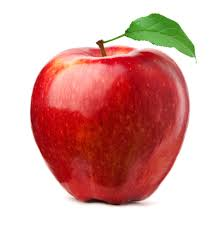
#> input picture input.jpg, 224 x 225 px, found by its file name
$ python app2.py
#> lines starting #> are read from the running program, lines starting #| are printed output that depends on the picture
#> further down, image is the input picture: shape (225, 224, 3); mean B, G, R 163.7, 168.2, 219.3
#sketch of and image with hue and saturation
import cv2
import numpy as np

def sketch(image):
    # Convert image to grayscale
    gray_image = cv2.cvtColor(image, cv2.COLOR_BGR2GRAY)
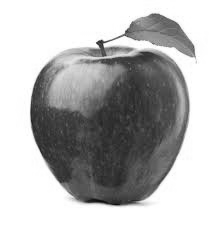
#> gray_image: shape (225, 224); min 12, max 255, mean 182.9

    # Invert the grayscale image
    inverted_gray_image = 255 - gray_image
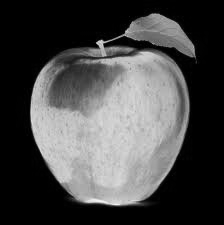
#> inverted_gray_image: shape (225, 224); min 0, max 243, mean 72.1

    # Apply Gaussian blur
    blurred_image = cv2.GaussianBlur(inverted_gray_image, (21, 21), 0)
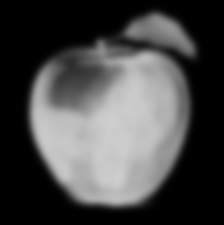
#> blurred_image: shape (225, 224); min 0, max 207, mean 72.1

    # Invert the blurred image
    inverted_blurred_image = 255 - blurred_image
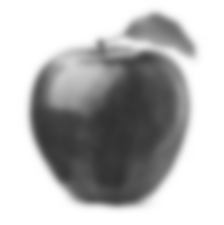
#> inverted_blurred_image: shape (225, 224); min 48, max 255, mean 182.9

    # Create the sketch image
    sketch_image = cv2.divide(gray_image, inverted_blurred_image, scale=256.0)
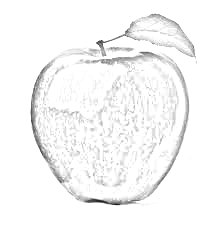
#> sketch_image: shape (225, 224); min 27, max 255, mean 246.8

    return sketch_image

# Load an image
image = cv2.imread("C:/xampp/htdocs/Image Processing Tool/uploads/input.jpg")

# Get the sketch of the image
sketch_image = sketch(image)

# Convert the sketch image to BGR color space
sketch_bgr = cv2.cvtColor(sketch_image, cv2.COLOR_GRAY2BGR)

# Convert the sketch image to HSV color space
hsv_sketch = cv2.cvtColor(sketch_bgr, cv2.COLOR_BGR2HSV)
#> hsv_sketch: shape (225, 224, 3); mean H, S, V 0, 0, 246.8

# Define the amount by which you want to increase the hue and saturation
hue_shift = 20  # Change this value to adjust the hue shift
saturation_scale = 1.5  # Change this value to adjust the saturation scale

# Shift the hue
hsv_sketch[:, :, 0] = (hsv_sketch[:, :, 0] + hue_shift) % 180
#> hsv_sketch: shape (225, 224, 3); mean H, S, V 20, 0, 246.8

# Scale the saturation
hsv_sketch[:, :, 1] = np.clip(hsv_sketch[:, :, 1] * saturation_scale, 0, 255)

# Convert the image back to BGR color space
modified_sketch_bgr = cv2.cvtColor(hsv_sketch, cv2.COLOR_HSV2BGR)

cv2.imwrite("C:/xampp/htdocs/Image Processing Tool/update/modified_sketch_bgr.jpg",modified_sketch_bgr)
